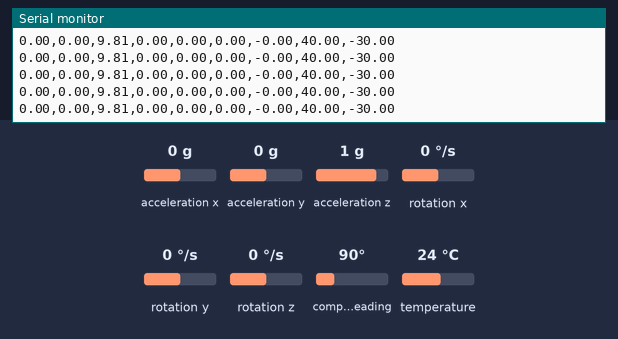
The sketch below on a simulated Arduino Uno, built with avr-gcc and run on an emulated ATmega328P. Parts: the last lines printed to the serial monitor. Inputs (shaded band) come from the test bench; at power-on: acceleration x 0 g, acceleration y 0 g, acceleration z 1 g, rotation x 0 °/s, rotation y 0 °/s, rotation z 0 °/s, compass heading 90°, temperature 24 °C.

Above: at 2.2 s.
2.3 s: acceleration x set to -1.4 g
At 2.31 s:
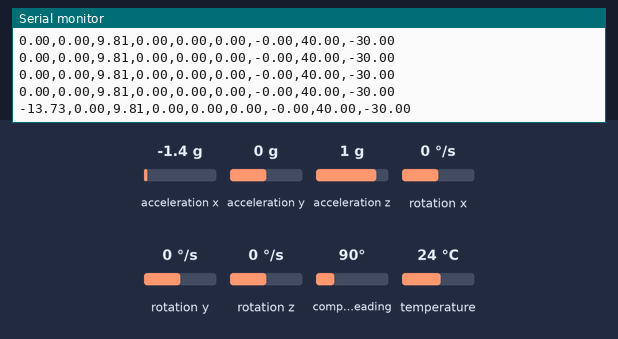
3.8 s: acceleration y set to -1.4 g
At 3.83 s:
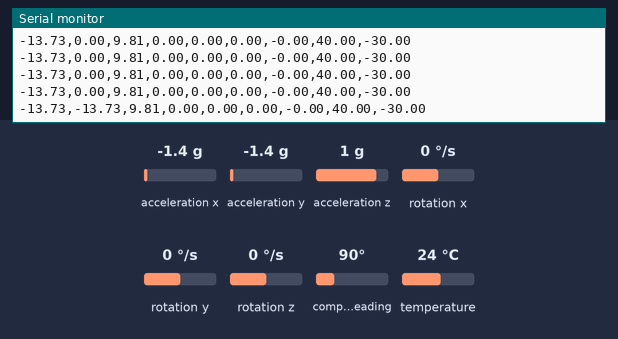
5.3 s: acceleration z set to -1.4 g
At 5.35 s:
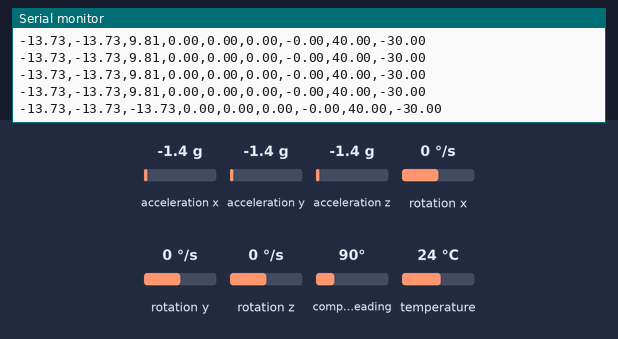
6.8 s: rotation x set to -192 °/s
At 6.87 s:
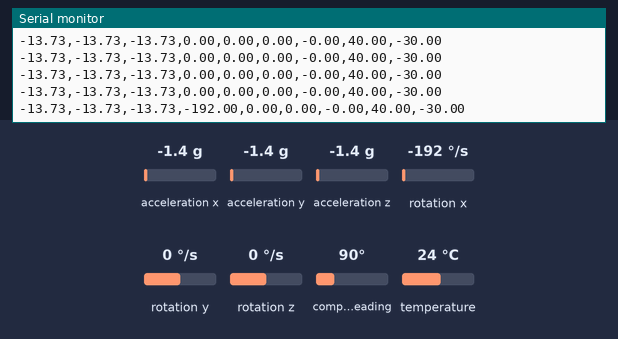
9.8 s: rotation y set to -192 °/s
At 9.8 s:
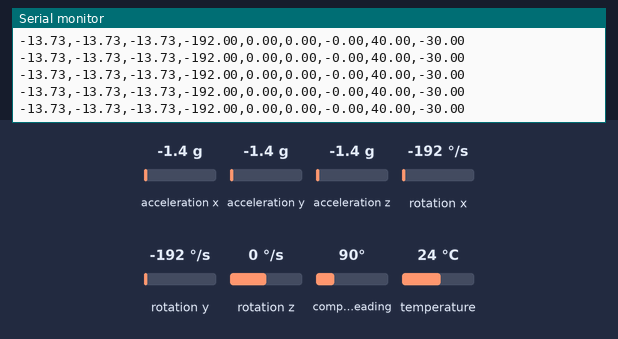

Measured:
- after the input at 2.3 s, the serial monitor: prints a new line at once (image 1)
- after the input at 3.8 s, the serial monitor: prints a new line at once (image 2)
- after the input at 5.3 s, the serial monitor: prints a new line at once (image 3)
- after the input at 6.8 s, the serial monitor: prints a new line after 0.06 s (image 4)

The sketch:

IMU_data_acquisition.ino
```cpp
/* This code reads [ACCELEROMETER, GYROSCOPE and MAGNETOMETER'S] raw data from the BNO055 IMU Sensor

   Connections
   ===========
   Connect SCL to SCL pin (analog 5 on Arduino UNO)
   Connect SDA to SDA pin (analog 4 on Arduino UNO)
   Connect Vin to 3-5V DC (depending on your board's logic level)
   Connect GROUND to common ground

*/

/* Units

 - VECTOR_ACCELEROMETER - m/s^2
 - VECTOR_MAGNETOMETER  - uT
 - VECTOR_GYROSCOPE     - rad/s
 - VECTOR_EULER         - degrees
 - VECTOR_LINEARACCEL   - m/s^2
 - VECTOR_GRAVITY       - m/s^2
*/

// Libraries
#include <Wire.h> // This library allows to communicate with I2C / TWI devices.
#include <Adafruit_Sensor.h> // Library with drivers that are based on the Adafruit Unified Sensor Driver
#include <Adafruit_BNO055.h> // This is a library for the BNO055 orientation sensor
#include <utility/imumaths.h> // Inertial Measurement Unit Maths Library (it includes matrix.h, quaternions.h and vector.h)

// Global parameters and objects
#define BNO055_SAMPLERATE_DELAY_MS (100) // Define how fast the sensor sample rate (sample every 100 ms)

Adafruit_BNO055 IMU = Adafruit_BNO055(); // Create IMU object and set what the object is

// Calibration function
void displayCalStatus(void)
{
  /*  Get the four calibration values (0..3)
      Any sensor data reporting 0 should be ignored,
      3 means 'fully calibrated" */
  uint8_t system, gyros, accel, mg =0;
  IMU.getCalibration(&system, &gyros, &accel, &mg);

  // The data should be ignored until the system calibration is > 0
  Serial.print("\t");
  if (!system)
  {
    Serial.print("! ");
  }

  // Display the individual values
  Serial.print("Sys:");
  Serial.print(system, DEC);
  Serial.print(" Gyros:");
  Serial.print(gyros, DEC);
  Serial.print(" Accel:");
  Serial.print(accel, DEC);
  Serial.print(" Magne:");
  Serial.print(mg, DEC);
}

void setup() {
  // Set the baud rate speed. This is how fast the data is to be sent through the USB connection
  Serial.begin(115200);

  // Print initial message
  Serial.println("BNO055 IMU Sensor Raw Data Initialized");
  Serial.println("");

  // Start the IMU sensor
  IMU.begin();

  // Wait 1000 ms to ensure the sensor starts correctly
  delay(1000);

  // Get temperature from the IMU and save it into a 8-bit int variable named 'temp'
  int8_t temp = IMU.getTemp();

  // Print the temperature through the Serial Monitor
  Serial.println(temp);

  // Change the time clock on the chip to the time clock on board of the IMU
  IMU.setExtCrystalUse(true);
}

void loop() {

  // Display Calibration status (This line is optional)
  // displayCalStatus();

  // Work with the imu sensor from Adafruit library
  // Go to BNO055's 'imu' and bring back a vector of 3 components into 'acc' (accelerometer) for the specific object IMU
  imu::Vector<3> acc = IMU.getVector(Adafruit_BNO055::VECTOR_ACCELEROMETER);
  // Go to BNO055's 'imu' and bring back a vector of 3 components into 'gyro' (gyroscope) for the specific object IMU
  imu::Vector<3> gyro = IMU.getVector(Adafruit_BNO055::VECTOR_GYROSCOPE);
  // Go to BNO055's 'imu' and bring back a vector of 3 components into 'mag' (magnetometer) for the specific object IMU
  imu::Vector<3> mag = IMU.getVector(Adafruit_BNO055::VECTOR_MAGNETOMETER);

  // Print Acceleration data
  Serial.print(acc.x());
  Serial.print(",");
  Serial.print(acc.y());
  Serial.print(",");
  Serial.print(acc.z());
  Serial.print(",");

  // Print Gyroscope data
  Serial.print(gyro.x());
  Serial.print(",");
  Serial.print(gyro.y());
  Serial.print(",");
  Serial.print(gyro.z());
  Serial.print(",");

  // Print Magnetometer data
  Serial.print(mag.x());
  Serial.print(",");
  Serial.print(mag.y());
  Serial.print(",");
  Serial.println(mag.z());

  // Wait the specified delay before requesting next data
  delay(BNO055_SAMPLERATE_DELAY_MS);

}
```
